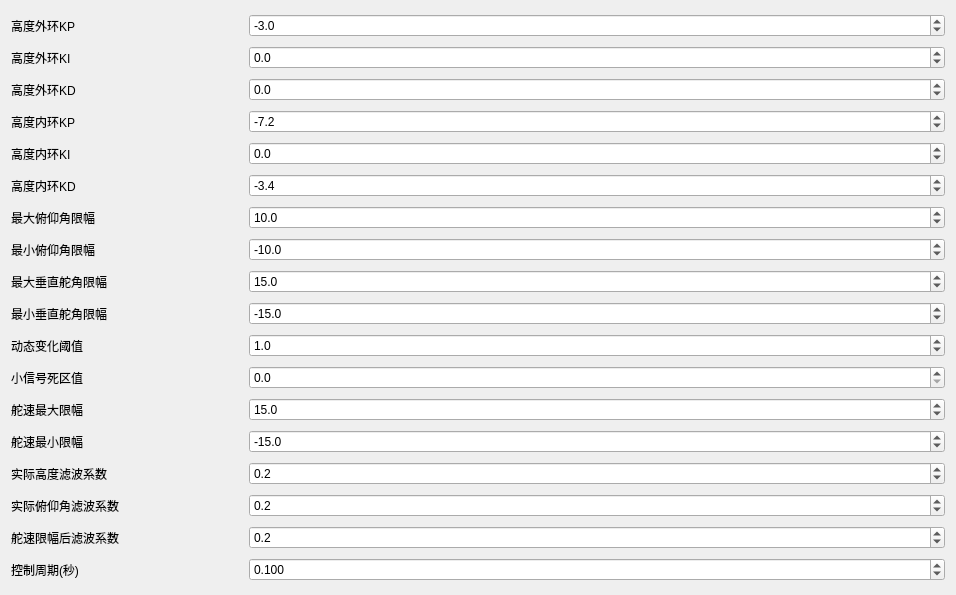
         <widget class="QWidget" name="scrollAreaWidgetContents_Height">
          <property name="geometry">
           <rect>
            <x>0</x>
            <y>0</y>
            <width>956</width>
            <height>595</height>
           </rect>
          </property>
          <layout class="QGridLayout" name="gridLayout_3" columnstretch="1,3">
           <item row="0" column="0">
            <widget class="QLabel" name="lbl_high_pid_kp">
             <property name="text">
              <string>高度外环KP</string>
             </property>
            </widget>
           </item>
           <item row="0" column="1">
            <widget class="QDoubleSpinBox" name="dsb_high_pid_kp">
             <property name="decimals">
              <number>1</number>
             </property>
             <property name="minimum">
              <double>-20.000000000000000</double>
             </property>
             <property name="maximum">
              <double>0.000000000000000</double>
             </property>
             <property name="value">
              <double>-3.000000000000000</double>
             </property>
            </widget>
           </item>
           <item row="1" column="0">
            <widget class="QLabel" name="lbl_high_pid_ki">
             <property name="text">
              <string>高度外环KI</string>
             </property>
            </widget>
           </item>
           <item row="1" column="1">
            <widget class="QDoubleSpinBox" name="dsb_high_pid_ki">
             <property name="decimals">
              <number>1</number>
             </property>
             <property name="minimum">
              <double>-20.000000000000000</double>
             </property>
             <property name="maximum">
              <double>20.000000000000000</double>
             </property>
             <property name="value">
              <double>0.000000000000000</double>
             </property>
            </widget>
           </item>
           <item row="2" column="0">
            <widget class="QLabel" name="lbl_high_pid_kd">
             <property name="text">
              <string>高度外环KD</string>
             </property>
            </widget>
           </item>
           <item row="2" column="1">
            <widget class="QDoubleSpinBox" name="dsb_high_pid_kd">
             <property name="decimals">
              <number>1</number>
             </property>
             <property name="minimum">
              <double>-20.000000000000000</double>
             </property>
             <property name="maximum">
              <double>20.000000000000000</double>
             </property>
             <property name="value">
              <double>0.000000000000000</double>
             </property>
            </widget>
           </item>
           <item row="3" column="0">
            <widget class="QLabel" name="lbl_high_sita_kp">
             <property name="text">
              <string>高度内环KP</string>
             </property>
            </widget>
           </item>
           <item row="3" column="1">
            <widget class="QDoubleSpinBox" name="dsb_high_sita_kp">
             <property name="decimals">
              <number>1</number>
             </property>
             <property name="minimum">
              <double>-20.000000000000000</double>
             </property>
             <property name="maximum">
              <double>0.000000000000000</double>
             </property>
             <property name="value">
              <double>-7.200000000000000</double>
             </property>
            </widget>
           </item>
           <item row="4" column="0">
            <widget class="QLabel" name="lbl_high_sita_ki">
             <property name="text">
              <string>高度内环KI</string>
             </property>
            </widget>
           </item>
           <item row="4" column="1">
            <widget class="QDoubleSpinBox" name="dsb_high_sita_ki">
             <property name="decimals">
              <number>1</number>
             </property>
             <property name="minimum">
              <double>-20.000000000000000</double>
             </property>
             <property name="maximum">
              <double>20.000000000000000</double>
             </property>
             <property name="value">
              <double>0.000000000000000</double>
             </property>
            </widget>
           </item>
           <item row="5" column="0">
            <widget class="QLabel" name="lbl_high_sita_kd">
             <property name="text">
              <string>高度内环KD</string>
             </property>
            </widget>
           </item>
           <item row="5" column="1">
            <widget class="QDoubleSpinBox" name="dsb_high_sita_kd">
             <property name="decimals">
              <number>1</number>
             </property>
             <property name="minimum">
              <double>-20.000000000000000</double>
             </property>
             <property name="maximum">
              <double>20.000000000000000</double>
             </property>
             <property name="value">
              <double>-3.400000000000000</double>
             </property>
            </widget>
           </item>
           <item row="6" column="0">
            <widget class="QLabel" name="lbl_high_sita_max">
             <property name="text">
              <string>最大俯仰角限幅</string>
             </property>
            </widget>
           </item>
           <item row="6" column="1">
            <widget class="QDoubleSpinBox" name="dsb_high_sita_max">
             <property name="decimals">
              <number>1</number>
             </property>
             <property name="minimum">
              <double>-30.000000000000000</double>
             </property>
             <property name="maximum">
              <double>30.000000000000000</double>
             </property>
             <property name="value">
              <double>10.000000000000000</double>
             </property>
            </widget>
           </item>
           <item row="7" column="0">
            <widget class="QLabel" name="lbl_high_sita_min">
             <property name="text">
              <string>最小俯仰角限幅</string>
             </property>
            </widget>
           </item>
           <item row="7" column="1">
            <widget class="QDoubleSpinBox" name="dsb_high_sita_min">
             <property name="decimals">
              <number>1</number>
             </property>
             <property name="minimum">
              <double>-30.000000000000000</double>
             </property>
             <property name="maximum">
              <double>30.000000000000000</double>
             </property>
             <property name="value">
              <double>-10.000000000000000</double>
             </property>
            </widget>
           </item>
           <item row="8" column="0">
            <widget class="QLabel" name="lbl_high_dleta_max">
             <property name="text">
              <string>最大垂直舵角限幅</string>
             </property>
            </widget>
           </item>
           <item row="8" column="1">
            <widget class="QDoubleSpinBox" name="dsb_high_dleta_max">
             <property name="decimals">
              <number>1</number>
             </property>
             <property name="minimum">
              <double>-30.000000000000000</double>
             </property>
             <property name="maximum">
              <double>30.000000000000000</double>
             </property>
             <property name="value">
              <double>15.000000000000000</double>
             </property>
            </widget>
           </item>
           <item row="9" column="0">
            <widget class="QLabel" name="lbl_high_dleta_min">
             <property name="text">
              <string>最小垂直舵角限幅</string>
             </property>
            </widget>
           </item>
           <item row="9" column="1">
            <widget class="QDoubleSpinBox" name="dsb_high_dleta_min">
             <property name="decimals">
              <number>1</number>
             </property>
             <property name="minimum">
              <double>-30.000000000000000</double>
             </property>
             <property name="maximum">
              <double>30.000000000000000</double>
             </property>
             <property name="value">
              <double>-15.000000000000000</double>
             </property>
            </widget>
           </item>
           <item row="10" column="0">
            <widget class="QLabel" name="lbl_dynamic_sp_dleta_number_h">
             <property name="text">
              <string>动态变化阈值</string>
             </property>
            </widget>
           </item>
           <item row="10" column="1">
            <widget class="QDoubleSpinBox" name="dsb_dynamic_sp_dleta_number_h">
             <property name="decimals">
              <number>1</number>
             </property>
             <property name="minimum">
              <double>0.000000000000000</double>
             </property>
             <property name="maximum">
              <double>10.000000000000000</double>
             </property>
             <property name="value">
              <double>1.000000000000000</double>
             </property>
            </widget>
           </item>
           <item row="11" column="0">
            <widget class="QLabel" name="lbl_dleta_sp_angle_h">
             <property name="text">
              <string>小信号死区值</string>
             </property>
            </widget>
           </item>
           <item row="11" column="1">
            <widget class="QDoubleSpinBox" name="dsb_dleta_sp_angle_h">
             <property name="decimals">
              <number>1</number>
             </property>
             <property name="minimum">
              <double>0.000000000000000</double>
             </property>
             <property name="maximum">
              <double>10.000000000000000</double>
             </property>
             <property name="value">
              <double>0.000000000000000</double>
             </property>
            </widget>
           </item>
           <item row="12" column="0">
            <widget class="QLabel" name="lbl_dleta_sp_rate_max_h">
             <property name="text">
              <string>舵速最大限幅</string>
             </property>
            </widget>
           </item>
           <item row="12" column="1">
            <widget class="QDoubleSpinBox" name="dsb_dleta_sp_rate_max_h">
             <property name="decimals">
              <number>1</number>
             </property>
             <property name="minimum">
              <double>0.000000000000000</double>
             </property>
             <property name="maximum">
              <double>30.000000000000000</double>
             </property>
             <property name="value">
              <double>15.000000000000000</double>
             </property>
            </widget>
           </item>
           <item row="13" column="0">
            <widget class="QLabel" name="lbl_dleta_sp_rate_min_h">
             <property name="text">
              <string>舵速最小限幅</string>
             </property>
            </widget>
           </item>
           <item row="13" column="1">
            <widget class="QDoubleSpinBox" name="dsb_dleta_sp_rate_min_h">
             <property name="decimals">
              <number>1</number>
             </property>
             <property name="minimum">
              <double>-30.000000000000000</double>
             </property>
             <property name="maximum">
              <double>0.000000000000000</double>
             </property>
             <property name="value">
              <double>-15.000000000000000</double>
             </property>
            </widget>
           </item>
           <item row="14" column="0">
            <widget class="QLabel" name="lbl_act_h_lb_number">
             <property name="text">
              <string>实际高度滤波系数</string>
             </property>
            </widget>
           </item>
           <item row="14" column="1">
            <widget class="QDoubleSpinBox" name="dsb_act_h_lb_number">
             <property name="decimals">
              <number>1</number>
             </property>
             <property name="minimum">
              <double>0.000000000000000</double>
             </property>
             <property name="maximum">
              <double>1.000000000000000</double>
             </property>
             <property name="value">
              <double>0.200000000000000</double>
             </property>
            </widget>
           </item>
           <item row="15" column="0">
            <widget class="QLabel" name="lbl_act_h_sita_lb_number">
             <property name="text">
              <string>实际俯仰角滤波系数</string>
             </property>
            </widget>
           </item>
           <item row="15" column="1">
            <widget class="QDoubleSpinBox" name="dsb_act_h_sita_lb_number">
             <property name="decimals">
              <number>1</number>
             </property>
             <property name="minimum">
              <double>0.000000000000000</double>
             </property>
             <property name="maximum">
              <double>1.000000000000000</double>
             </property>
             <property name="value">
              <double>0.200000000000000</double>
             </property>
            </widget>
           </item>
           <item row="16" column="0">
            <widget class="QLabel" name="lbl_high_dleta_rate_lb_number">
             <property name="text">
              <string>舵速限幅后滤波系数</string>
             </property>
            </widget>
           </item>
           <item row="16" column="1">
            <widget class="QDoubleSpinBox" name="dsb_high_dleta_rate_lb_number">
             <property name="decimals">
              <number>1</number>
             </property>
             <property name="minimum">
              <double>0.000000000000000</double>
             </property>
             <property name="maximum">
              <double>1.000000000000000</double>
             </property>
             <property name="value">
              <double>0.200000000000000</double>
             </property>
            </widget>
           </item>
           <item row="17" column="0">
            <widget class="QLabel" name="lbl_high_control_period">
             <property name="text">
              <string>控制周期(秒)</string>
             </property>
            </widget>
           </item>
           <item row="17" column="1">
            <widget class="QDoubleSpinBox" name="dsb_high_control_period">
             <property name="decimals">
              <number>3</number>
             </property>
             <property name="minimum">
              <double>0.010000000000000</double>
             </property>
             <property name="maximum">
              <double>1.000000000000000</double>
             </property>
             <property name="value">
              <double>0.100000000000000</double>
             </property>
            </widget>
           </item>
          </layout>
         </widget>
